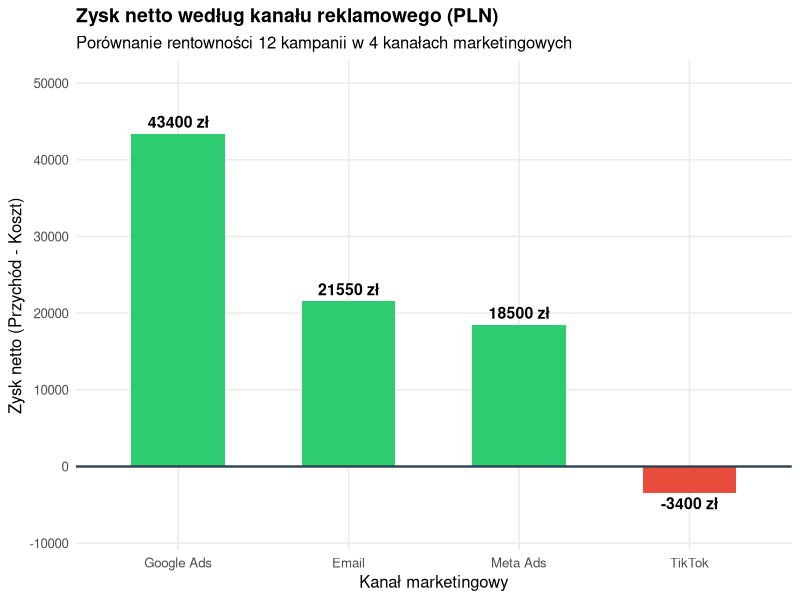
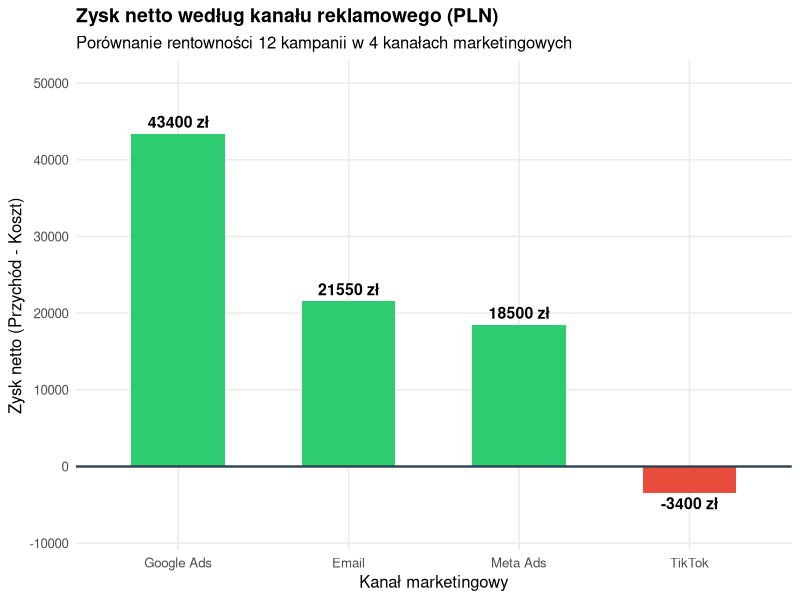

Here is the R script that generated these plots, in order:
# ==============================================================================
# PROJEKT: AUDYT EFEKTYWNOŚCI KAMPANII MARKETINGOWYCH (ROI, ROAS & CAC)
# Narzędzia: R (tidyverse: dplyr, ggplot2)
# Opis: Ocena rentowności kanałów reklamowych i optymalizacja alokacji budżetu
# ==============================================================================

library(dplyr)
library(ggplot2)

# PRZYGOTOWANIE DANYCH WEJŚCIOWYCH -------------------------------------------
kampanie <- data.frame(
  ID_Kampanii = paste0("KAMP_", 1:12),
  Kanal = rep(c("Google Ads", "Meta Ads", "TikTok", "Email"), times = 3),
  Koszt = c(5000, 4200, 3500, 800, 6100, 3900, 4800, 950, 5500, 4500, 3200, 700),
  Klikniecia = c(2500, 3100, 4200, 900, 2900, 2800, 5100, 1100, 2700, 3300, 3900, 850),
  Zamowienia = c(120, 85, 40, 65, 145, 70, 35, 80, 130, 90, 28, 55),
  Przychod = c(18000, 11000, 3100, 7800, 22500, 8400, 2900, 9600, 19500, 11700, 2100, 6600)
)

#KLASYFIKACJA DECYZYJNA ----------------------------------
kampanie_analiza <- kampanie |>
  mutate(
    CAC  = round(Koszt / Zamowienia, 2),
    ROAS = round(Przychod / Koszt, 2),
    zysk = Przychod - Koszt,
    decyzja = case_when(
      ROAS >= 3.0 ~ "Skalować",
      ROAS >= 1.0 ~ "Optymalizować",
      TRUE        ~ "Wyłączyć"
    )
  )

#AGREGACJA I RANKING KANAŁÓW REKLAMOWYCH -----------------------------------
ranking_kanalow <- kampanie_analiza |>
  group_by(Kanal) |>
  summarise(
    Kampanie = n(),
    Koszt    = sum(Koszt),
    Przychod = sum(Przychod),
    zysk     = sum(zysk),
    CAC      = round(mean(CAC), 2),
    ROAS     = round(mean(ROAS), 2),
    .groups  = "drop"
  ) |>
  arrange(desc(zysk))

print(ranking_kanalow)

#WIZUALIZACJA WYNIKÓW I EKSPORT GRAFIKI (GGPLOT2) --------------------------
wykres <- ggplot(ranking_kanalow, aes(x = reorder(Kanal, -zysk), y = zysk, fill = zysk > 0)) +
  geom_col(width = 0.55, show.legend = FALSE) +
  geom_hline(yintercept = 0, color = "#2c3e50", linewidth = 0.8) +
  geom_text(
    aes(label = paste0(zysk, " zł")),
    vjust = ifelse(ranking_kanalow$zysk >= 0, -0.5, 1.4),
    fontface = "bold",
    size = 4
  ) +
  scale_fill_manual(values = c("TRUE" = "#2ecc71", "FALSE" = "#e74c3c")) +
  labs(
    title = "Zysk netto według kanału reklamowego (PLN)",
    subtitle = "Porównanie rentowności 12 kampanii w 4 kanałach marketingowych",
    x = "Kanał marketingowy",
    y = "Zysk netto (Przychód - Koszt)"
  ) +
  ylim(-8000, 50000) +
  theme_minimal(base_size = 12) +
  theme(
    plot.title = element_text(face = "bold", size = 14),
    panel.grid.minor = element_blank()
  )

print(wykres)

#Zapis wykresu do pliku PNG (gotowy do osadzenia w README.md na GitHubie)
ggsave("wykres_zysk_kanaly.png", plot = wykres, width = 8, height = 5, dpi = 300)
